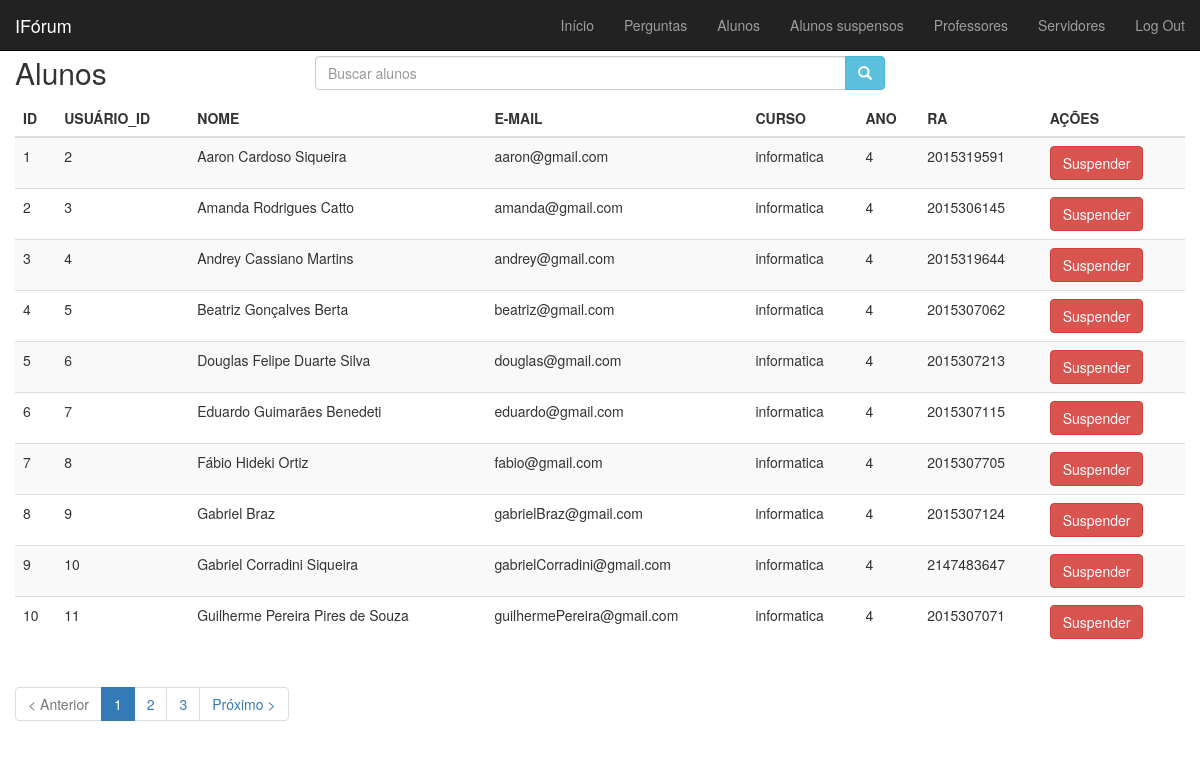
Screenshot of /admin/alunos.php with the database file from the repository.
### tables this page shows
CREATE TABLE `alunos` (
  `id` int(7) NOT NULL,
  `usuario_id` int(11) NOT NULL,
  `curso` varchar(15) NOT NULL,
  `ano` int(1) NOT NULL,
  `status` tinyint(1) DEFAULT NULL
);

CREATE TABLE `usuarios` (
  `id` int(11) NOT NULL,
  `nome` varchar(255) NOT NULL,
  `email` varchar(200) NOT NULL,
  `senha` varchar(255) NOT NULL,
  `tipo_usuario` varchar(10) NOT NULL,
  `ra` varchar(12) DEFAULT NULL,
  `siape` varchar(12) DEFAULT NULL,
  `admin` int(1) NOT NULL DEFAULT '0',
  `token` varchar(255) DEFAULT NULL
);

### admin/alunos.php (the view, shortened to what this page needs)
<?php
require_once '../conexao/conexao.php';
$pagina = 'alunos';
?>
<!DOCTYPE html>
<html lang="en">
<head>
    <?php include_once 'inc/css.php'; ?>
</head>
<body>
    <?php include_once 'inc/navbar.php'; ?>
    <div id="main" class="container-fluid">
        <?php include_once 'inc/top.php'; ?>
        <div id="list" class="row">
            <div class="table-responsive col-md-12">
                <table class="table table-striped" cellspacing="0" cellpadding="0">
                    <thead>
                        <tr>
                            <th>ID</th>
                            <th>USUÁRIO_ID</th>
                            <th>NOME</th>
                            <th>E-MAIL</th>
                            <th>CURSO</th>
                            <th>ANO</th>
                            <th>RA</th>
                            <th class="actions">AÇÕES</th>
                        </tr>
                    </thead>
                    <tbody>
                        <?php
                            $total_registro_exibir = 10;
                            if (!isset($_GET['pg'])) {
                                $pg = 1;
                            } else {
                                $pg = $_GET['pg'];
                            }
                            $inicio = $pg - 1;
                            $inicio = $inicio * $total_registro_exibir;
                            $sql = "SELECT al.*, us.nome, us.email, us.ra FROM alunos AS al
                                        INNER JOIN usuarios AS us ON (us.id = al.usuario_id)
                                        WHERE us.tipo_usuario = 'aluno'";
                            $sql .= " ORDER BY al.id ASC";
                            $sql .= " LIMIT $inicio, $total_registro_exibir";
                            $query = mysqli_query($conn, $sql);
                            while($result = mysqli_fetch_assoc($query)) {
                            ?>
                            <tr>
                                <td><?php echo $result['id']; ?></td>
                                <td><?php echo $result['usuario_id']; ?></td>
                                <td><?php echo $result['nome']; ?></td>
                                <td><?php echo $result['email']; ?></td>
                                <td><?php echo $result['curso']; ?></td>
                                <td><?php echo $result['ano']; ?></td>
                                <td><?php echo $result['ra']; ?></td>
                                <td class="actions">
                                <?php if($result['status'] == 1) { ?>
                                    <a class="btn btn-danger" href="<?php echo $pagina; ?>/suspender.php?id=<?php echo $result['id']; ?>"> Suspender</a>
                                <?php } else { ?>
                                    <a href="suspensos.php"><h5>Aluno suspenso</h5></a>
                                <?php } ?>
                                </td>
                            </tr>
                            <?php } ?>
                        </tbody>
                    </table>
                </div>
            </div>
        <?php
        include_once 'inc/paginacao.php';
        ?>
    </div>
</body>
</html>

### css/admin.css (style rules this page uses)
#main { margin-top: 3%; }

### rows the page displays
alunos: id "1", usuario "2", usuario.nome "Aaron Cardoso Siqueira", usuario.email "aaron@gmail.com", curso "informatica", ano "4", usuario.ra "2015319591"
alunos: id "2", usuario "3", usuario.nome "Amanda Rodrigues Catto", usuario.email "amanda@gmail.com", curso "informatica", ano "4", usuario.ra "2015306145"
alunos: id "3", usuario "4", usuario.nome "Andrey Cassiano Martins", usuario.email "andrey@gmail.com", curso "informatica", ano "4", usuario.ra "2015319644"
alunos: id "4", usuario "5", usuario.nome "Beatriz Gonçalves Berta", usuario.email "beatriz@gmail.com", curso "informatica", ano "4", usuario.ra "2015307062"
alunos: id "5", usuario "6", usuario.nome "Douglas Felipe Duarte Silva", usuario.email "douglas@gmail.com", curso "informatica", ano "4", usuario.ra "2015307213"
alunos: id "6", usuario "7", usuario.nome "Eduardo Guimarães Benedeti", usuario.email "eduardo@gmail.com", curso "informatica", ano "4", usuario.ra "2015307115"
alunos: id "7", usuario "8", usuario.nome "Fábio Hideki Ortiz", usuario.email "fabio@gmail.com", curso "informatica", ano "4", usuario.ra "2015307705"
alunos: id "8", usuario "9", usuario.nome "Gabriel Braz", usuario.email "gabrielBraz@gmail.com", curso "informatica", ano "4", usuario.ra "2015307124"
alunos: id "9", usuario "10", usuario.nome "Gabriel Corradini Siqueira", usuario.email "gabrielCorradini@gmail.com", curso "informatica", ano "4", usuario.ra "2147483647"
alunos: id "10", usuario "11", usuario.nome "Guilherme Pereira Pires de Souza", usuario.email "guilhermePereira@gmail.com", curso "informatica", ano "4", usuario.ra "2015307071"

### other values shown
$pagina "Alunos"
